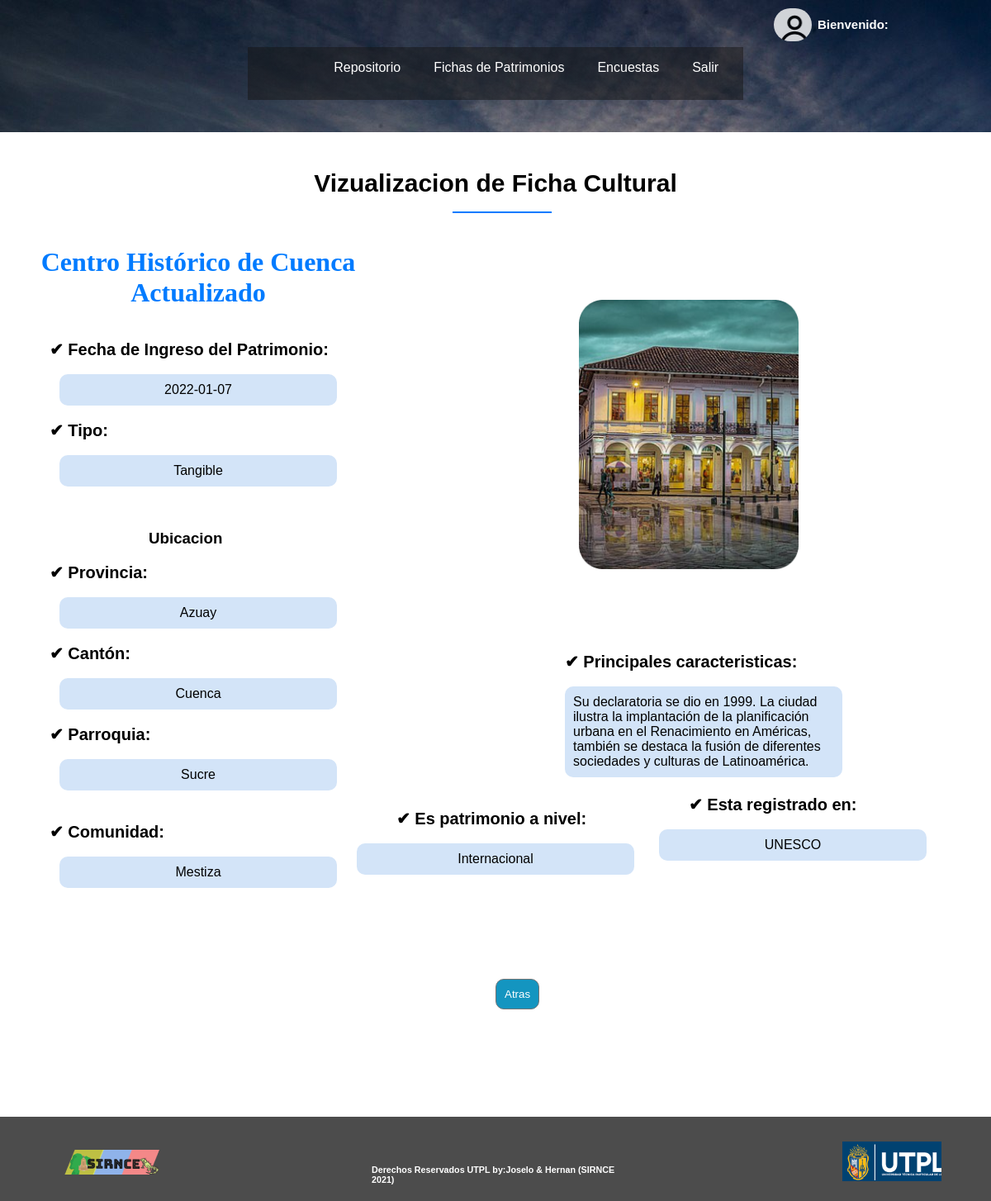
The app's page /SIRNCE/almacenar/verF_C.php?idFicha=50 with its own data.
### tables this page shows
CREATE TABLE `fichapatrimoniocultural` (
  `id_ficha_cultural` int(11) NOT NULL,
  `fecha` date NOT NULL,
  `nombre_patrimonio` varchar(200) NOT NULL,
  `tipo` varchar(50) NOT NULL,
  `caracteristicas` varchar(500) NOT NULL,
  `provincia` varchar(50) NOT NULL,
  `canton` varchar(50) NOT NULL,
  `parroquia` varchar(50) NOT NULL,
  `comunidad` varchar(100) NOT NULL,
  `tipoPatrimonioOficial` varchar(50) NOT NULL,
  `registro` varchar(50) NOT NULL,
  `img` longblob NOT NULL
);

### Sirnce/dll/config.php (called while the page is built, shortened)
<?php
$urlSitio="http://127.0.0.1/aplicaciones/SIRNCE/";
?>

### Sirnce/almacenar/verF_C.php (the view, shortened to what this page needs)
<?php
include("../dll/config.php");
include("../dll/class_mysqli.php");
@include("../includes/cabecera2.php");
$miconexion= new clase_mysqli7;
$miconexion->conectar(DBHOST, DBUSER, DBPASS, DBNAME);
extract($_GET);
$sql = "select * from fichapatrimoniocultural where id_ficha_cultural=$idFicha";
$miconexion->consulta($sql);
$listaUser= $miconexion->consultalista();
?>
<!DOCTYPE html>
<html lang="en">
<head>
    <link rel="stylesheet" type="text/css" href="<?php echo $urlSitio; ?>css/estilos.css">
</head>
<body class="ver_FC">
    <div class="tituloVer" style="text-align: center;" >
            <h2 class="portfolio-title"> Vizualizacion de Ficha Cultural </h2>
    <div class="line-shape"></div>
    </div><br><br>
    <div class="ver_Img">
        <div>
            <img src="../images/recursoPa.png" alt="">
        </div>
    </div>
    <p>
            <h1 class="verTitulo">
            <?php echo $listaUser[2]?>
            </h1>
    </p><br>
    <p>
         <b>✔ Fecha de Ingreso del Patrimonio: </b><br><br>
         <div class="disenoVer">
         <?php echo $listaUser[1];?>
         </div>
    </p><br>
        <p>
            <b>✔ Tipo: </b> <br><br>
             <div class="disenoVer">
             <?php echo $listaUser[3]?>
             </div>
        </p>
        <div class="verPrin">
        <p>
            <b>✔ Principales caracteristicas: </b> <br><br>
            <div class="verCar">
               <?php echo $listaUser[4]?>
            </div>
        </p>
        </div>
    <div class="ver_Ubicacion">
        <h3> Ubicacion</h3><br>
        <p><b>✔ Provincia: </b><br><br>
        <div class="disenoVer">
        <?php  echo $listaUser[5]?>
        </div>
        </p><br>
        <p>
            <b>✔ Cantón: </b> <br><br>
            <div class="disenoVer">
            <?php  echo $listaUser[6]?>
            </div>
        </p><br>
        <p>
            <b>✔ Parroquia: </b> <br><br>
            <div class="disenoVer">
            <?php  echo $listaUser[7]?>
            </div>
        </p><br>
        </div>
        <div class="ver_Info2">
        <div class="verComu">
        <p>
            <b>✔ Comunidad: </b> <br><br>
            <div class="disenoVer">
            <?php  echo $listaUser[8]?>
            </div>
        </p>
        </div>
        <div class="verPaNi">
        <p>
            <b>✔ Es patrimonio a nivel:  </b> <br><br>
            <div class="disenoVer1">
            <?php  echo $listaUser[9]?>
            </div>
        </p>
        </div>
        <div class="verRegi">
        <p>
        <b>✔ Esta registrado en:</b><br><br>
            <div class="disenoVer2">
            <?php  echo $listaUser[10]?>
            </div>
        </p>
        </div>
        </div>
       <div class="atras_verC"><button ><a  href="<?php echo $urlSitio; ?>almacenar/FichasCulturales.php">Atras</a></button></div>
</body>
</html>
<?php
include("../includes/piePagina2.php");
?>

### Sirnce/css/estilos.css (style rules this page uses)
* { margin: auto; padding: auto; box-sizing: border-box; font-family: "Noto Sans JP", sans-serif; }
html { scroll-behavior: smooth; }
body { font-family: "Noto Sans JP", sans-serif; }
a { text-decoration: none; outline: none; }
:root { --primary-font-color1: #ffffff; --primary-font-color2: #007bff; }
.line-shape { width: 10%; height: 2px; margin-left: calc(49% - 40px); background-color: var(--primary-font-color2); margin-top: 17px; margin-bottom: 25px; }
.portfolio-title { font-size: 30px; margin-top: 1.5em; }
:root { --primary-font-color1: #dd1010; --primary-font-color2: #007bff; }
.verTitulo { position: relative; font-family:'Times New Roman', Times, serif; color: #007bff; width: 35%; text-align: center; bottom: 20px; right: 30%; }
.ver_FC b { position: relative; font-size: 20px; left: 5%; }
.disenoVer { position: relative; padding: 10px; border-radius: 10px; background-color: #d3e4f8; width: 28%; right: 30%; text-align: center; }
.disenoVer1 { position: relative; padding: 10px; border-radius: 10px; background-color: #d3e4f8; width: 70%; right: 20%; text-align: center; }
.disenoVer2 { position: relative; padding: 10px; border-radius: 10px; background-color: #d3e4f8; width: 90%; right: 10%; text-align: center; }
.verPrin { width: 40%; position: relative; left: 25%; top: 200px; }
.verCar { position: relative; padding: 10px; border-radius: 10px; width: 70%; right: 10%; background-color:#d3e4f8; }
.atras_verC { background-color: #008CBA; position: relative; width: 0%; bottom: 130px; }
.atras_verC button { background-color: #1495c0; padding: 10px; border-radius: 10px; border: 1px solid rgb(116, 116, 116); }
.atras_verC a { text-decoration: none; color: #fff; }
.ver_Img { position:absolute; width: 35%; margin: 2%; padding: 20px; text-align: center; left: 50%; }
.ver_Img img { width: 70%; }
.ver_Ubicacion { position: relative; bottom: 100px; margin: 0%; }
.ver_Ubicacion h3 { position: relative; width: 30%; right: 20%; }
.ver_Info2 { position: relative; bottom: 80px; }
.verPaNi { position: relative; left: 38%; bottom: 96px; margin: 0%; width: 40%; }
.verRegi { position: relative; left: 68%; bottom: 193px; margin: 0%; width: 30%; }

### records on screen
fichapatrimoniocultural: nombre_patrimonio "Centro Histórico de Cuenca Actualizado", fecha "2022-01-07", tipo "Tangible", caracteristicas "Su declaratoria se dio en 1999. La ciudad ilustra la implantación de la planificación urbana en el Renacimiento en Américas, también se destaca la fusión de diferentes sociedades y culturas de Latinoamérica.", provincia "Azuay", canton "Cuenca", parroquia "Sucre", comunidad "Mestiza", tipoPatrimonioOficial "Internacional", registro "UNESCO"
